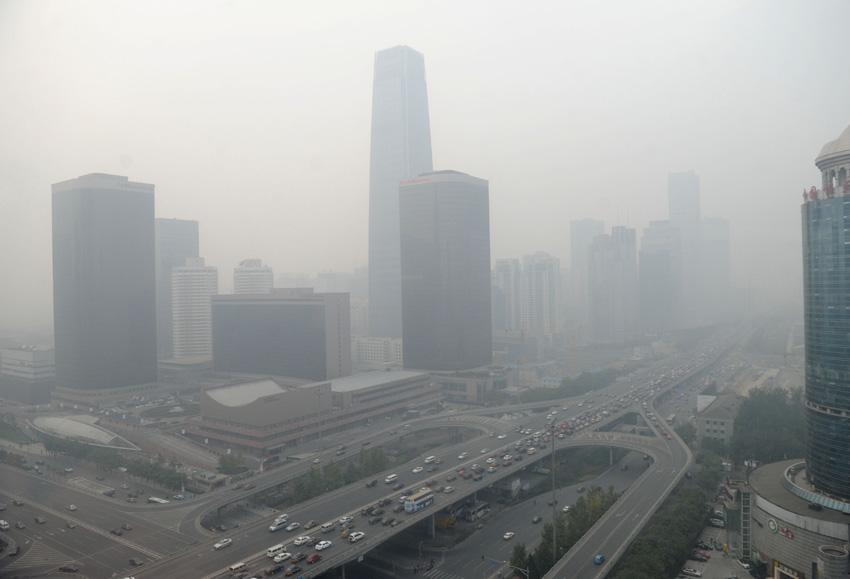
#> input picture 大三下/计算机视觉/实验/实验3/smog.jpg, 850 x 579 px
$ python 1.py
#> lines starting #> are read from the running program, lines starting #| are printed output that depends on the picture
import cv2
import numpy as np
import matplotlib.pyplot as plt

# 读取图像
image = cv2.imread('smog.jpg', 0)  # 读取为灰度图像
#> image: shape (579, 850); min 12, max 246, mean 158.8

# 定义核（结构元素）
kernel = np.ones((5, 5), np.uint8)

# 腐蚀
erosion = cv2.erode(image, kernel, iterations=1)
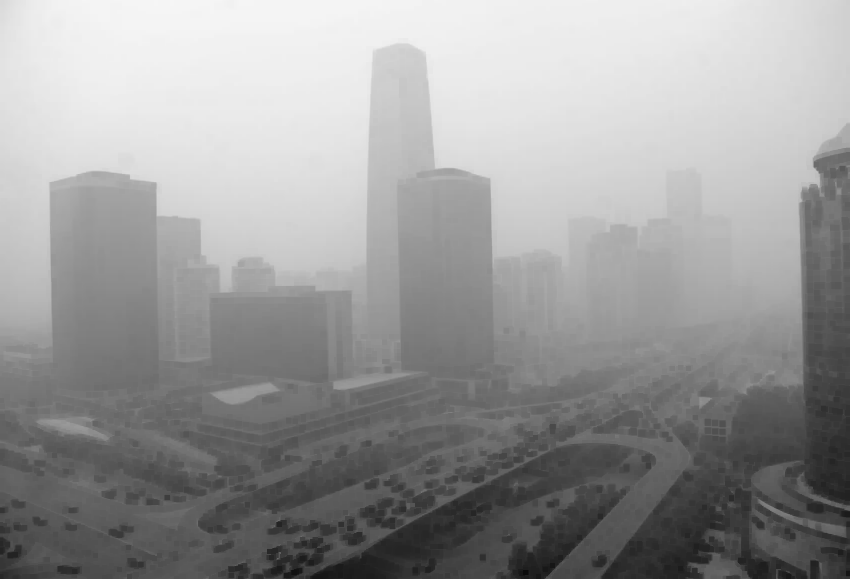
#> erosion: shape (579, 850); min 12, max 246, mean 153.7

# 膨胀
dilation = cv2.dilate(image, kernel, iterations=1)
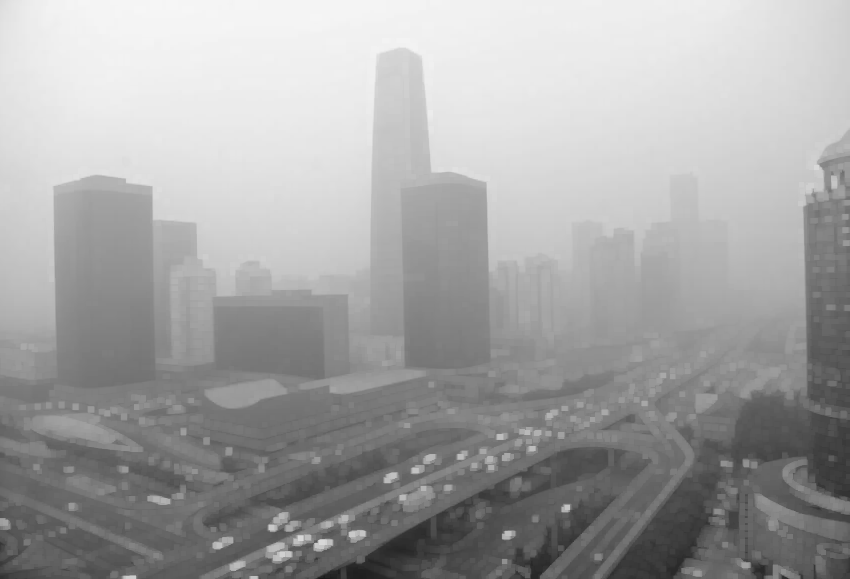
#> dilation: shape (579, 850); min 25, max 246, mean 164.3

# 开运算
opening = cv2.morphologyEx(image, cv2.MORPH_OPEN, kernel)

# 闭运算
closing = cv2.morphologyEx(image, cv2.MORPH_CLOSE, kernel)

# 使用subplot将四张图放在一起
plt.figure(figsize=(10, 8))

plt.subplot(2, 3, 1)
plt.imshow(image, cmap='gray')
plt.title('Original Image')

plt.subplot(2, 3, 2)
plt.imshow(erosion, cmap='gray')
plt.title('Erosion')

plt.subplot(2, 3, 3)
plt.imshow(dilation, cmap='gray')
plt.title('Dilation')

plt.subplot(2, 3, 4)
plt.imshow(opening, cmap='gray')
plt.title('Opening')

plt.subplot(2, 3, 5)
plt.imshow(closing, cmap='gray')
plt.title('Closing')

plt.show()
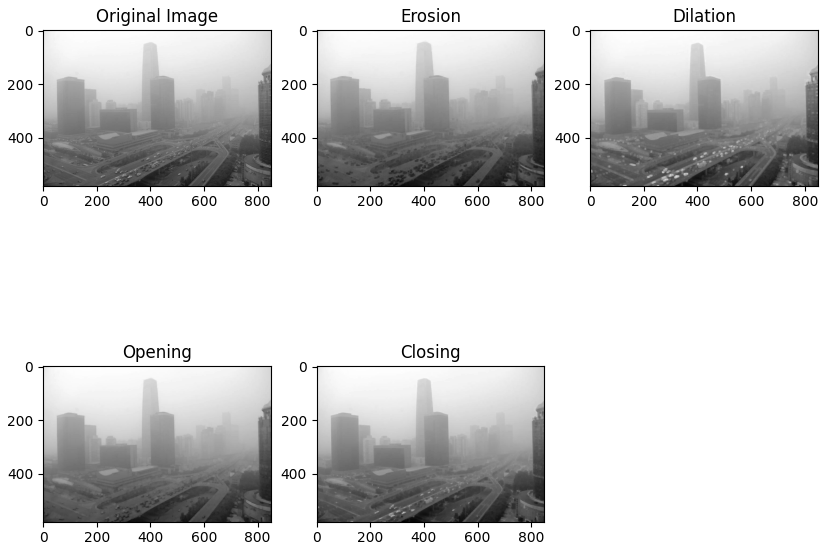
#> figure drawn by matplotlib, 5 panels

$ run again, with 大三下/计算机视觉/实验/实验3/a.jpg copied over 大三下/计算机视觉/实验/实验3/smog.jpg
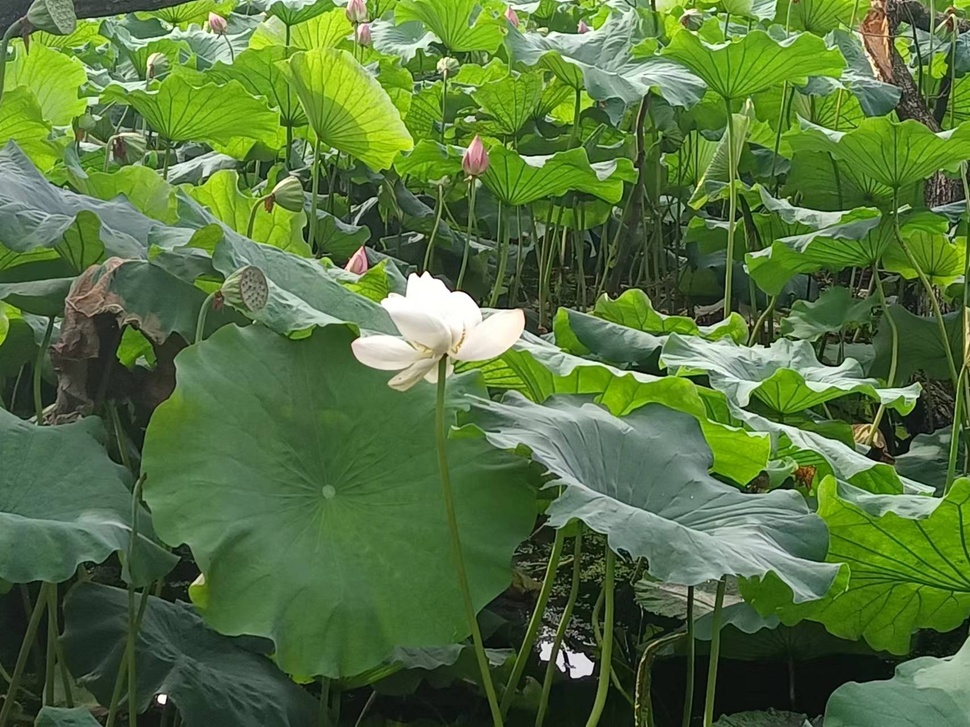
#> input picture 大三下/计算机视觉/实验/实验3/a.jpg, 970 x 727 px, shrunk from 1706 x 1279 before the run
#> `opening = cv2.morphologyEx(image, cv2.MORPH_OPEN, kernel)`:
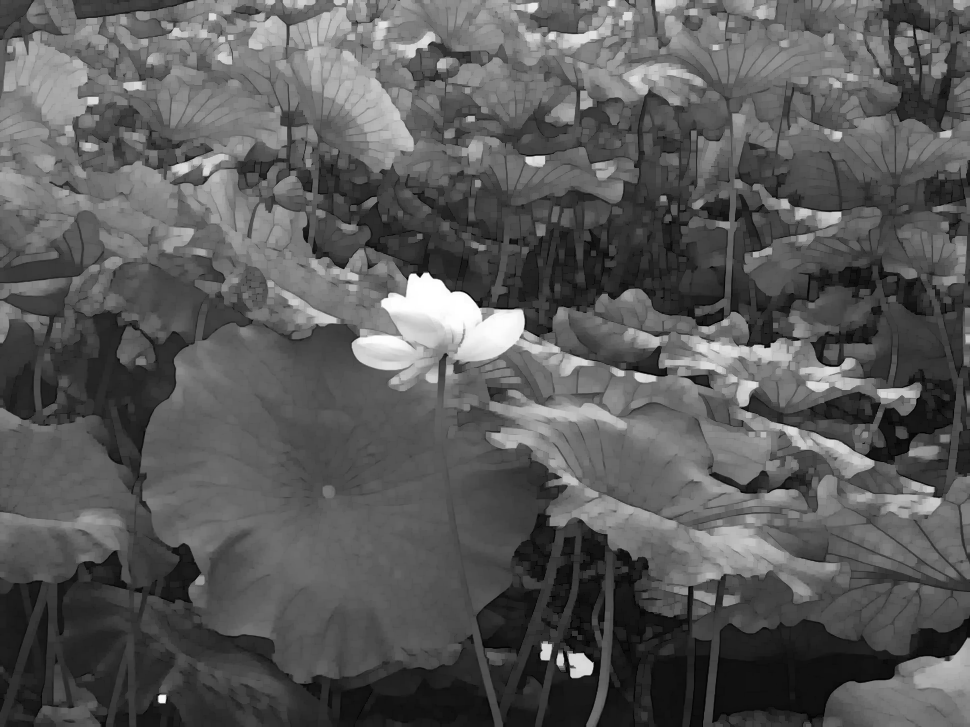
#> opening: shape (727, 970); min 0, max 255, mean 89.5
#> `closing = cv2.morphologyEx(image, cv2.MORPH_CLOSE, kernel)`:
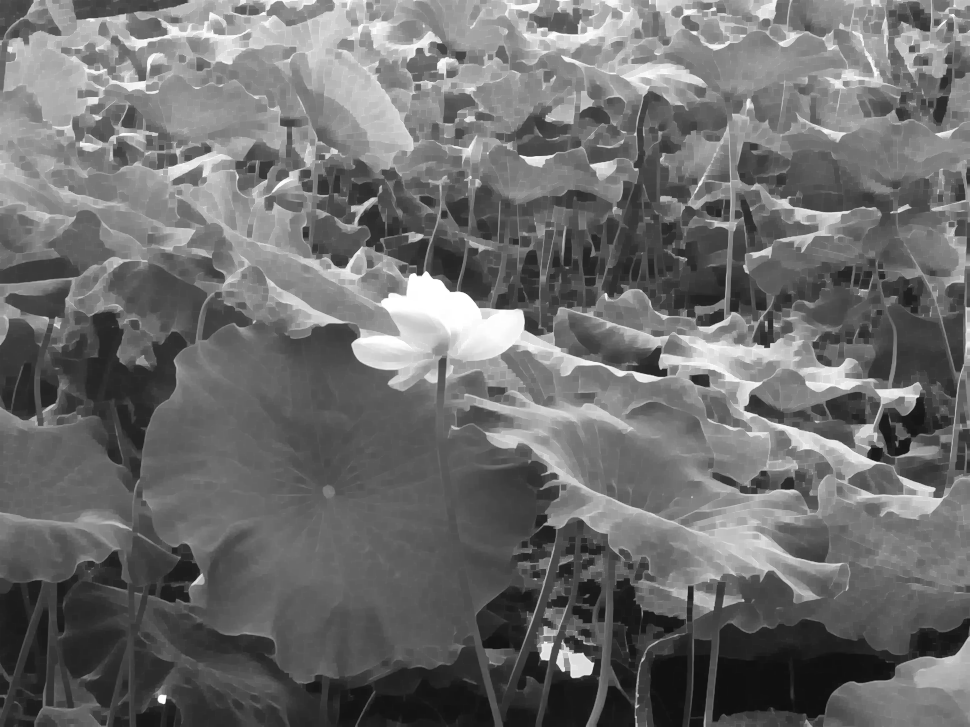
#> closing: shape (727, 970); min 15, max 255, mean 109.4
